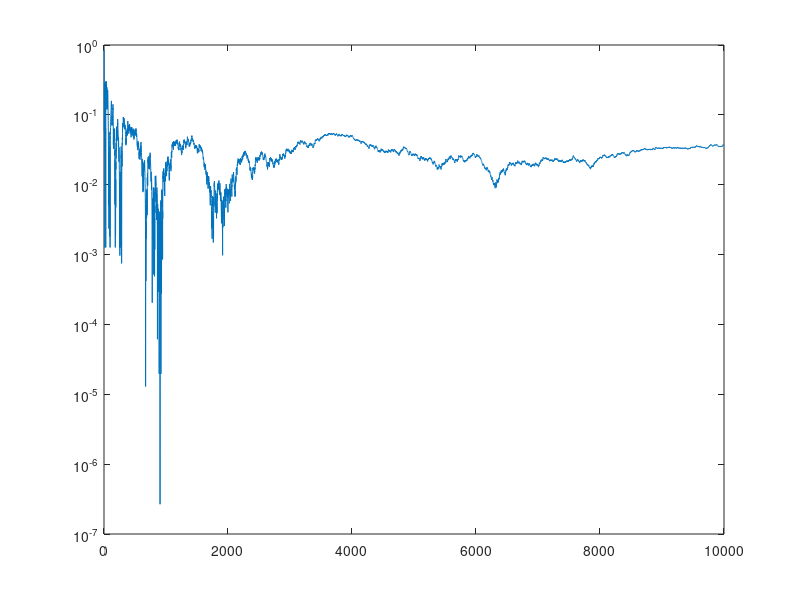
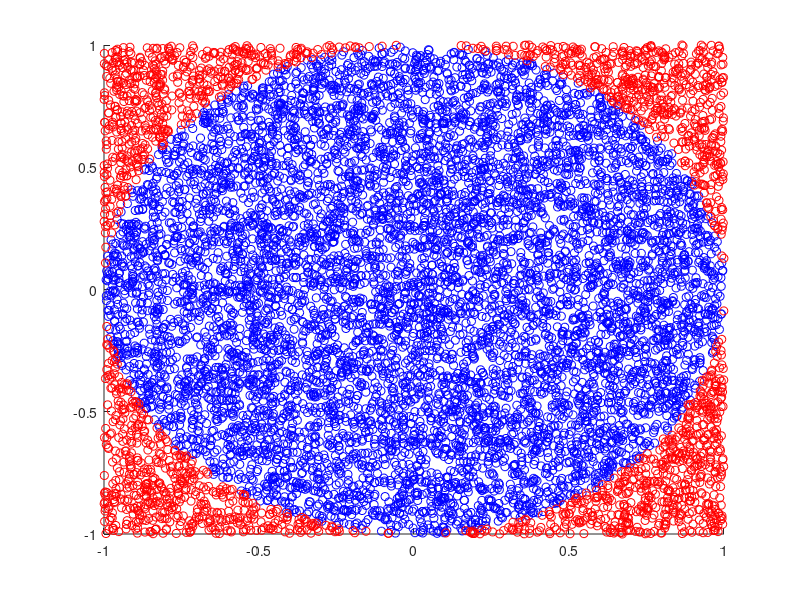

These figures' MATLAB source, in order:
clear all;
kapek=0;    % pocet kapek
vkruhu=0;   % pocet kapek v kruhu
V = 0;      % odhad "objemu"
steps=1e4;  % pocet krokov
plotNum=zeros(steps,1);
plotV=zeros(steps,1);
n_dim = 2;

x1_in = [];
x2_in = [];
x1_out = [];
x2_out = [];

for i=1:steps
        kapek=kapek+1; 
        x=rand(1,2).*2 - 1;   %1
        if (x(1)^2+x(2)^2<=1) %2
             vkruhu=vkruhu+1;   
             x1_in(end+1) = x(1);
             x2_in(end+1) = x(2);
        else %3
             x1_out(end+1) = x(1);
             x2_out(end+1) = x(2);        
        end;
  
    V=(2^n_dim)*vkruhu/kapek; %4
    plotNum(i)=kapek;
    plotV(i)=V;
end;

disp(['Calculated volume of a n-ball in ' ,num2str(n_dim),' dimensions is ',num2str(V),' after ',num2str(steps),' steps'])
 
figure
plot(plotNum,abs(plotV-pi));
set(gca, 'YScale', 'log')

figure
scatter(x1_in,x2_in,'b')
hold on
scatter(x1_out,x2_out,'r')

